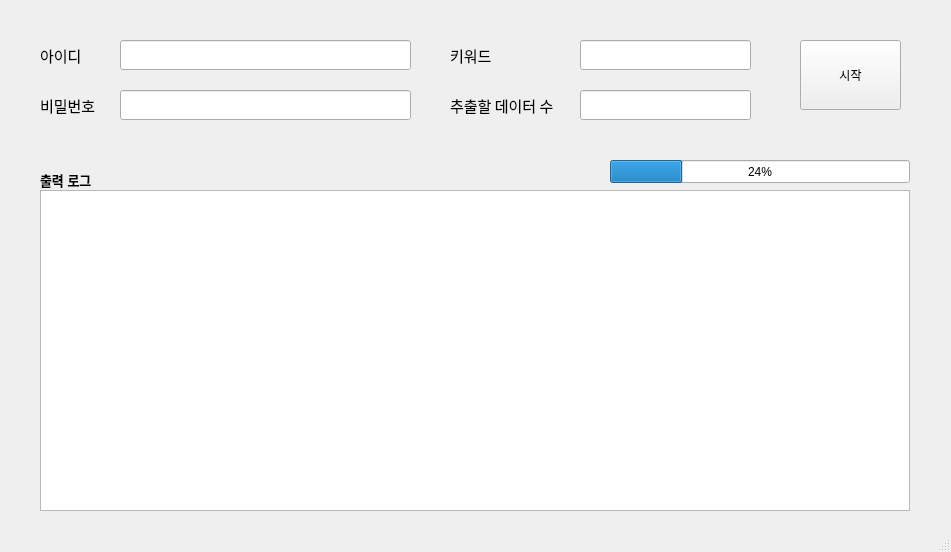
<?xml version="1.0" encoding="UTF-8"?>
<ui version="4.0">
 <class>MainWindow</class>
 <widget class="QMainWindow" name="MainWindow">
  <property name="geometry">
   <rect>
    <x>0</x>
    <y>0</y>
    <width>951</width>
    <height>552</height>
   </rect>
  </property>
  <property name="windowTitle">
   <string>MainWindow</string>
  </property>
  <widget class="QWidget" name="centralwidget">
   <widget class="QLineEdit" name="input_id">
    <property name="geometry">
     <rect>
      <x>120</x>
      <y>40</y>
      <width>291</width>
      <height>30</height>
     </rect>
    </property>
   </widget>
   <widget class="QLabel" name="label_kw">
    <property name="geometry">
     <rect>
      <x>450</x>
      <y>40</y>
      <width>56</width>
      <height>30</height>
     </rect>
    </property>
    <property name="font">
     <font>
      <family>맑은 고딕</family>
      <pointsize>11</pointsize>
     </font>
    </property>
    <property name="text">
     <string>키워드</string>
    </property>
   </widget>
   <widget class="QPushButton" name="btn_start">
    <property name="geometry">
     <rect>
      <x>800</x>
      <y>40</y>
      <width>101</width>
      <height>70</height>
     </rect>
    </property>
    <property name="text">
     <string>시작</string>
    </property>
   </widget>
   <widget class="QTextBrowser" name="tb_log">
    <property name="geometry">
     <rect>
      <x>40</x>
      <y>190</y>
      <width>870</width>
      <height>321</height>
     </rect>
    </property>
   </widget>
   <widget class="QLabel" name="label">
    <property name="geometry">
     <rect>
      <x>40</x>
      <y>170</y>
      <width>231</width>
      <height>20</height>
     </rect>
    </property>
    <property name="font">
     <font>
      <pointsize>10</pointsize>
      <weight>75</weight>
      <bold>true</bold>
     </font>
    </property>
    <property name="text">
     <string>출력 로그</string>
    </property>
   </widget>
   <widget class="QProgressBar" name="progressBar">
    <property name="geometry">
     <rect>
      <x>610</x>
      <y>160</y>
      <width>300</width>
      <height>23</height>
     </rect>
    </property>
    <property name="value">
     <number>24</number>
    </property>
   </widget>
   <widget class="QLineEdit" name="input_pwd">
    <property name="geometry">
     <rect>
      <x>120</x>
      <y>90</y>
      <width>291</width>
      <height>30</height>
     </rect>
    </property>
   </widget>
   <widget class="QLineEdit" name="input_kw">
    <property name="geometry">
     <rect>
      <x>580</x>
      <y>40</y>
      <width>171</width>
      <height>30</height>
     </rect>
    </property>
   </widget>
   <widget class="QLineEdit" name="input_num">
    <property name="geometry">
     <rect>
      <x>580</x>
      <y>90</y>
      <width>171</width>
      <height>30</height>
     </rect>
    </property>
   </widget>
   <widget class="QLabel" name="label_kw_2">
    <property name="geometry">
     <rect>
      <x>450</x>
      <y>90</y>
      <width>130</width>
      <height>30</height>
     </rect>
    </property>
    <property name="font">
     <font>
      <family>맑은 고딕</family>
      <pointsize>11</pointsize>
     </font>
    </property>
    <property name="text">
     <string>추출할 데이터 수</string>
    </property>
   </widget>
   <widget class="QLabel" name="label_kw_3">
    <property name="geometry">
     <rect>
      <x>40</x>
      <y>40</y>
      <width>56</width>
      <height>30</height>
     </rect>
    </property>
    <property name="font">
     <font>
      <family>맑은 고딕</family>
      <pointsize>11</pointsize>
     </font>
    </property>
    <property name="text">
     <string>아이디</string>
    </property>
   </widget>
   <widget class="QLabel" name="label_kw_4">
    <property name="geometry">
     <rect>
      <x>40</x>
      <y>90</y>
      <width>60</width>
      <height>30</height>
     </rect>
    </property>
    <property name="font">
     <font>
      <family>맑은 고딕</family>
      <pointsize>11</pointsize>
     </font>
    </property>
    <property name="text">
     <string>비밀번호</string>
    </property>
   </widget>
  </widget>
  <widget class="QMenuBar" name="menubar">
   <property name="geometry">
    <rect>
     <x>0</x>
     <y>0</y>
     <width>951</width>
     <height>21</height>
    </rect>
   </property>
  </widget>
  <widget class="QStatusBar" name="statusbar"/>
 </widget>
 <resources/>
 <connections/>
</ui>
